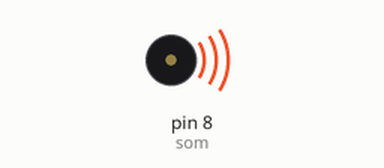
Simulated run of this sketch. Board: Arduino Uno, built with avr-gcc and run on an emulated ATmega328P. Parts: buzzer (waves = sounding).

Above: at 0.2 s.
Timing chart, 0 to 3.0 s (numbered marks = the images above):
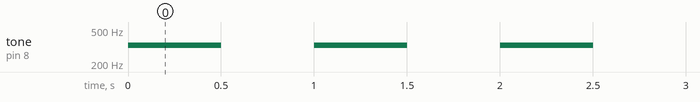

The sketch:

sketch_sep28-2b.ino
```cpp
//exemplo de sonorização piezo
int som = 8;
int time = 500;
void setup() {


}

void loop() {
  tone(som,330,time);
  // para por 1 segundo

  delay(time);
  noTone(som);
  delay(time);

}
```

Measured:
- by itself, tone on pin 8 (som): alternates 330 Hz for 0.50 s and silent for 0.50 s
